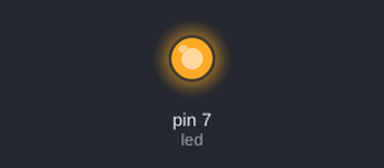
This sketch was run on a simulated Arduino Uno, built with avr-gcc and run on an emulated ATmega328P. On the bench: output pins drawn as LEDs (lit = HIGH).

Above: at 1.0 s.
At 5.5 s:
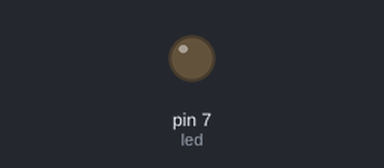
Timing chart, 0 to 6.9 s (numbered marks = the images above):
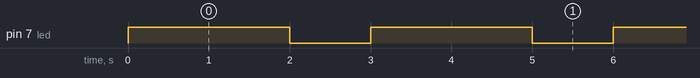

The sketch:

ledOnOff.ino
```cpp
int led = 7; //DECLARANDO EL LED EN LA SALIDA #7

void setup() {
  pinMode(led,OUTPUT); //EN ESTA LINEA DECLARAMOS EL PIN 7 COMO SALIDA

}

void loop() {
  digitalWrite(led,1);
  delay(2000);
  digitalWrite(led,0);
  delay(1000);  //ESTA FUNCIÓN APAGA EL LED POR UN SEGUNDO Y DESPUES LO ENCIENDE POR OTRO SEGUNDO

}
```

Measured:
- by itself, pin 7 (led): alternates HIGH for 2.0 s and LOW for 1.0 s
